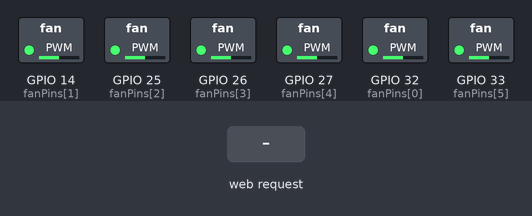
Bench run of a sketch on a simulated ESP32. Parts: switched loads named in the sketch (green lamp = pin HIGH). Inputs (shaded band) come from the test bench. WiFi joins after 1.5 s; servers stay silent unless stated; what the sketch prints to the serial monitor is not drawn.

Above: at 2.7 s.
2.8 s: HTTP request GET /fan received
At 3.2 s:
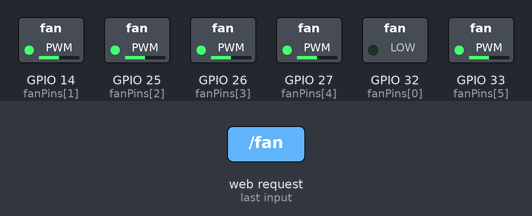
4.3 s: HTTP request GET /all received
At 5.5 s:
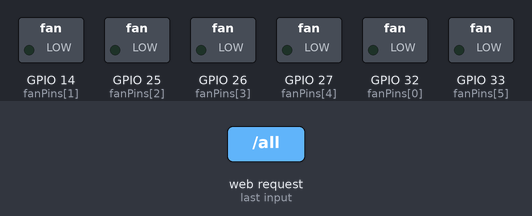
5.8 s: HTTP request GET /fan?value=1 received
At 6.7 s:
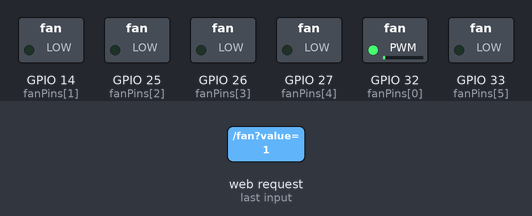
7.3 s: HTTP request GET /fan?value=120 received
At 7.8 s:
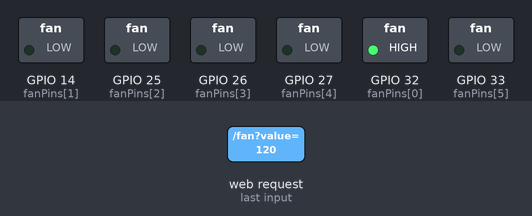
8.8 s: HTTP request GET /all?value=1 received
At 10.0 s:
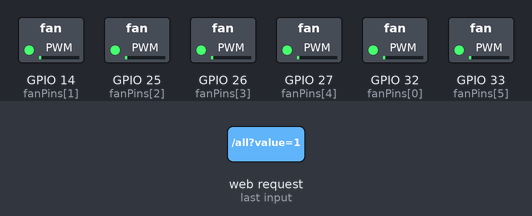
10.3 s: HTTP request GET /fan?id=1 received
At 11.3 s:
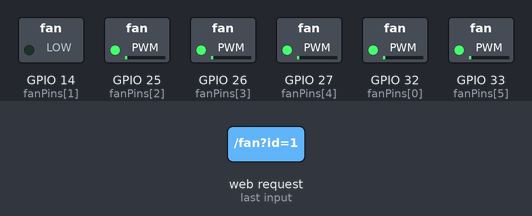
Timing chart, 0 to 12.8 s (numbered marks = the images above; inputs shaded):
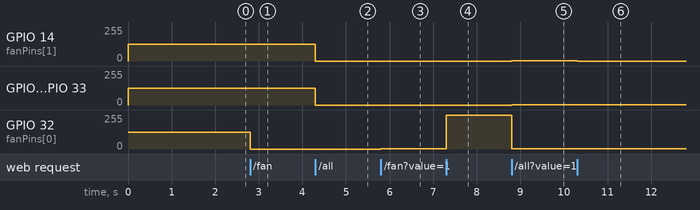

The sketch:

ESP32_PWM_NO_API.ino
```cpp
#include <WiFi.h>
#include <WebServer.h>

// --------------------
// WIFI

const char* ssid = "YOUR_SSID_HERE";
const char* password = "YOUR_WIFI_PASSWORD_HERE";

// --------------------
// FAN PINS

const int fanPins[6] = {32, 14, 25, 26, 27, 33};

// PWM channels
const int pwmChannels[6] = {0, 1, 2, 3, 4, 5};

// --------------------
// PWM SETTINGS

#define PWM_FREQ 25000
#define PWM_RESOLUTION 8

// --------------------
// DEFAULT fan speed

#define DEFAULT_FAN_PERCENT 50

int fanPWM[6] = {DEFAULT_FAN_PERCENT, DEFAULT_FAN_PERCENT, DEFAULT_FAN_PERCENT,
                  DEFAULT_FAN_PERCENT, DEFAULT_FAN_PERCENT, DEFAULT_FAN_PERCENT};

WebServer server(80);

// --------------------
// ESP32 INTERNAL TEMPERATURE

#ifdef __cplusplus
extern "C" {
#endif
uint8_t temprature_sens_read();
#ifdef __cplusplus
}
#endif

float readChipTemp() {
    return (temprature_sens_read() - 32) / 1.8;
}

// --------------------
// APPLY PWM

void setFan(int id, int percent) {

    percent = constrain(percent, 0, 100);

    fanPWM[id] = percent;

    int value = map(percent, 0, 100, 0, 255);

    ledcWrite(fanPins[id], value);
}

// --------------------
// SET ALL FANS

void setAllFans(int percent) {

    for (int i = 0; i < 6; i++) {
        setFan(i, percent);
    }
}

// --------------------
// WEB UI

String htmlPage() {

    return R"rawliteral(
<!DOCTYPE html>
<html>
<head>
<meta name="viewport" content="width=device-width, initial-scale=1">

<title>ESP32 6-Fan Controller</title>

<style>
body {
    font-family: Arial, sans-serif;
    background: #f2f2f2;
    margin: 0;
    padding: 0;
}

.container {
    max-width: 780px;
    margin: 20px auto;
    background: white;
    border-radius: 14px;
    overflow: hidden;
    box-shadow: 0 2px 10px rgba(0,0,0,0.08);
}

.header {
    padding: 16px 22px;
    border-bottom: 1px solid #eee;
}

.header h2 {
    margin: 0;
}

.split {
    display: flex;
    flex-wrap: wrap;
}

.panel {
    flex: 1 1 320px;
    padding: 20px 22px;
}

.panel-left {
    border-right: 1px solid #eee;
}

@media (max-width: 680px) {
    .panel-left {
        border-right: none;
        border-bottom: 1px solid #eee;
    }
}

.panel h3 {
    margin-top: 0;
}

.fan-row {
    display: flex;
    align-items: center;
    gap: 8px;
    margin: 6px 0;
}

.fan-row label {
    width: 55px;
}

.current-val {
    width: 46px;
    color: #555;
    font-size: 13px;
}

input[type="number"] {
    width: 65px;
    padding: 4px;
}

button {
    padding: 7px 12px;
    border-radius: 6px;
    border: 1px solid #ccc;
    background: #f7f7f7;
    cursor: pointer;
}

button:hover {
    background: #eee;
}

hr {
    border: none;
    border-top: 1px solid #eee;
    margin: 16px 0;
}

.bubble-grid {
    display: grid;
    grid-template-columns: repeat(3, 1fr);
    gap: 14px;
    margin-bottom: 18px;
}

.bubble {
    width: 78px;
    height: 78px;
    border-radius: 50%;
    margin: 0 auto;
    display: flex;
    align-items: center;
    justify-content: center;
    background: conic-gradient(#43a047 0%, #e0e0e0 0%);
}

.bubble-inner {
    width: 62px;
    height: 62px;
    background: white;
    border-radius: 50%;
    display: flex;
    flex-direction: column;
    align-items: center;
    justify-content: center;
}

.bubble-value {
    font-weight: bold;
    font-size: 15px;
}

.bubble-label {
    font-size: 10px;
    color: #777;
}

.temp-line {
    font-size: 13px;
    color: #555;
    margin-bottom: 14px;
}
</style>
</head>

<body>

<div class="container">

<div class="header">
    <h2>6-Fan Controller</h2>
</div>

<div class="split">

    <div class="panel panel-left">
        <h3>Manual Control</h3>

        <div id="fanRows"></div>

        <button onclick="setIndividual()">Apply Individual</button>

        <hr>

        <h3>Set All Fans</h3>
        <div class="fan-row">
            <input id="allFans" type="number" min="0" max="100" value="50">
            <button onclick="setAll()">Apply</button>
        </div>
    </div>

    <div class="panel panel-right">
        <h3>Fan Overview</h3>
        <div class="temp-line">ESP32 temperature: <span id="temp">0</span> &deg;C</div>

        <div class="bubble-grid" id="bubbleGrid"></div>
    </div>

</div>

</div>

<script>

const FAN_COUNT = 6;
let inputsInitialized = false;

// build fan rows / bubbles once
(function buildUI() {
    const rows = document.getElementById("fanRows");
    const bubbles = document.getElementById("bubbleGrid");

    for (let i = 0; i < FAN_COUNT; i++) {
        rows.innerHTML += `
            <div class="fan-row">
                <label>Fan ${i + 1}</label>
                <span class="current-val" id="fcur${i}">--%</span>
                <input id="f${i}" type="number" min="0" max="100" placeholder="new %">
            </div>`;

        bubbles.innerHTML += `
            <div class="bubble" id="bubble${i}">
                <div class="bubble-inner">
                    <div class="bubble-value" id="bubbleVal${i}">--%</div>
                    <div class="bubble-label">Fan ${i + 1}</div>
                </div>
            </div>`;
    }
})();

function setAll() {
    let v = document.getElementById("allFans").value;
    fetch("/all?value=" + v);
}

function setIndividual() {
    for (let i = 0; i < FAN_COUNT; i++) {
        let v = document.getElementById("f" + i).value;
        if (v === "") continue;
        fetch("/fan?id=" + i + "&value=" + v);
    }
}

function renderStatus(data) {

    // "current" readout always updates live; the input box is only
    // prefilled once, on the very first status response, so typing in
    // it is never interrupted by the 1s status poll.
    for (let i = 0; i < FAN_COUNT; i++) {
        const pct = data.fans[i];

        document.getElementById("fcur" + i).innerText = pct + "%";
        document.getElementById("bubbleVal" + i).innerText = pct + "%";
        document.getElementById("bubble" + i).style.background =
            `conic-gradient(#43a047 0% ${pct}%, #e0e0e0 ${pct}% 100%)`;

        if (!inputsInitialized) {
            document.getElementById("f" + i).value = pct;
        }
    }

    inputsInitialized = true;

    // temperature
    document.getElementById("temp").innerText = parseFloat(data.temp).toFixed(1);
}

// LIVE SYNC FROM ESP32
setInterval(() => {
    fetch("/status")
        .then(res => res.json())
        .then(renderStatus);
}, 1000);

</script>

</body>
</html>
)rawliteral";
}

// --------------------
// ROUTES

void handleRoot() {
    server.send(200, "text/html", htmlPage());
}

void handleFan() {

    int id = server.arg("id").toInt();
    int value = server.arg("value").toInt();

    if (id >= 0 && id < 6) {
        setFan(id, value);
    }

    server.send(200, "text/plain", "OK");
}

void handleAll() {

    int value = server.arg("value").toInt();
    setAllFans(value);

    server.send(200, "text/plain", "OK");
}

// Status (fans + temperature)

void handleStatus() {

    String json = "{";

    json += "\"fans\":[";
    for (int i = 0; i < 6; i++) {
        json += String(fanPWM[i]);
        if (i < 5) json += ",";
    }
    json += "],";

    json += "\"temp\":" + String(readChipTemp());

    json += "}";

    server.send(200, "application/json", json);
}

// --------------------
// SETUP

void setup() {

    Serial.begin(115200);

    // PWM init
    for (int i = 0; i < 6; i++) {

        ledcAttach(fanPins[i], PWM_FREQ, PWM_RESOLUTION);

        setFan(i, DEFAULT_FAN_PERCENT); // startup default
    }

    // WiFi
    WiFi.begin(ssid, password);

    while (WiFi.status() != WL_CONNECTED) {
        delay(500);
        Serial.print(".");
    }

    Serial.println("\nConnected");
    Serial.println(WiFi.localIP());

    // Routes
    server.on("/", handleRoot);
    server.on("/fan", handleFan);
    server.on("/all", handleAll);
    server.on("/status", handleStatus);

    server.begin();
}

// --------------------
// LOOP

void loop() {
    server.handleClient();
}
```

Measured:
- after the input at 2.8 s, GPIO 32 (fanPins[0]): 127/255 → 0/255 at once
- after the input at 4.3 s, GPIO 14 (fanPins[1]), GPIO 25 (fanPins[2]), GPIO 26 (fanPins[3]), GPIO 27 (fanPins[4]), GPIO 33 (fanPins[5]): 127/255 → 0/255 at once
- after the input at 5.8 s, GPIO 32 (fanPins[0]): 0/255 → 2/255 at once
- after the input at 7.3 s, GPIO 32 (fanPins[0]): 2/255 → 255/255 at once
- after the input at 8.8 s, GPIO 14 (fanPins[1]), GPIO 25 (fanPins[2]), GPIO 26 (fanPins[3]), GPIO 27 (fanPins[4]), GPIO 33 (fanPins[5]): 0/255 → 2/255 at once; GPIO 32 (fanPins[0]): 255/255 → 2/255 at once
- after the input at 10.3 s, GPIO 14 (fanPins[1]): 2/255 → 0/255 at once
